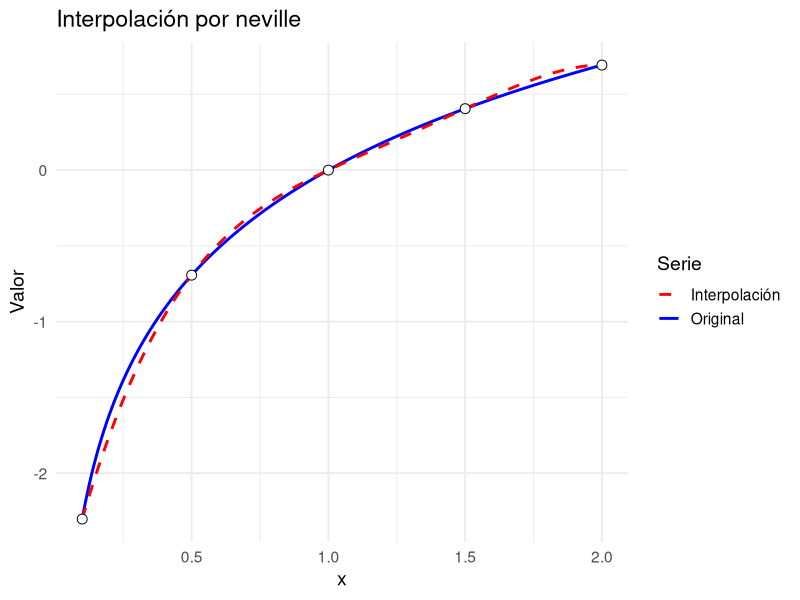
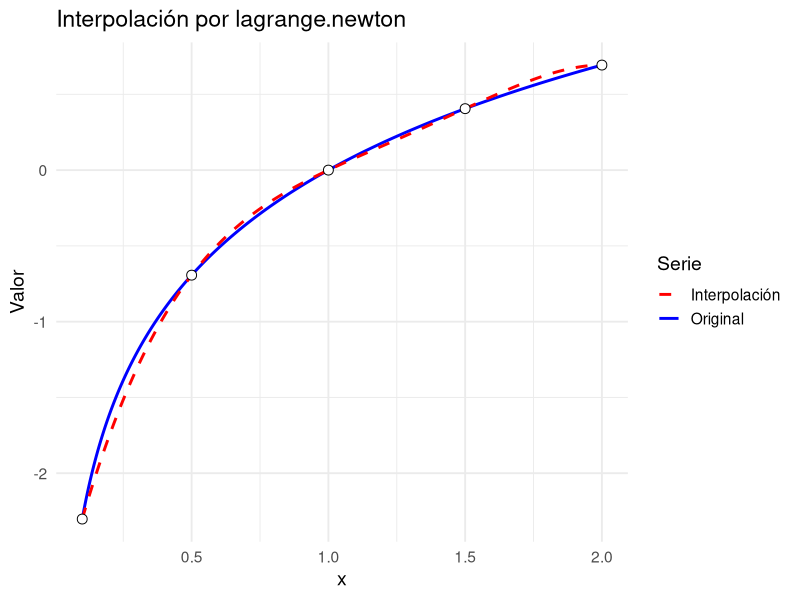
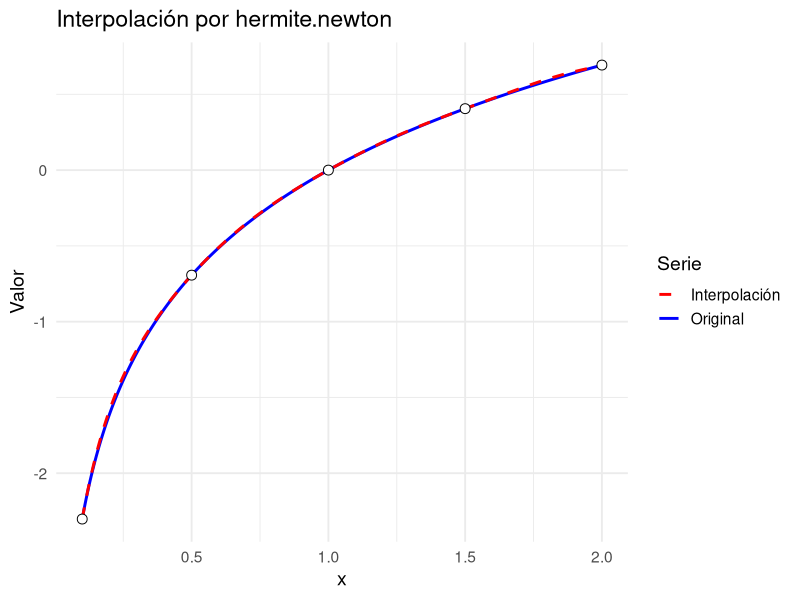
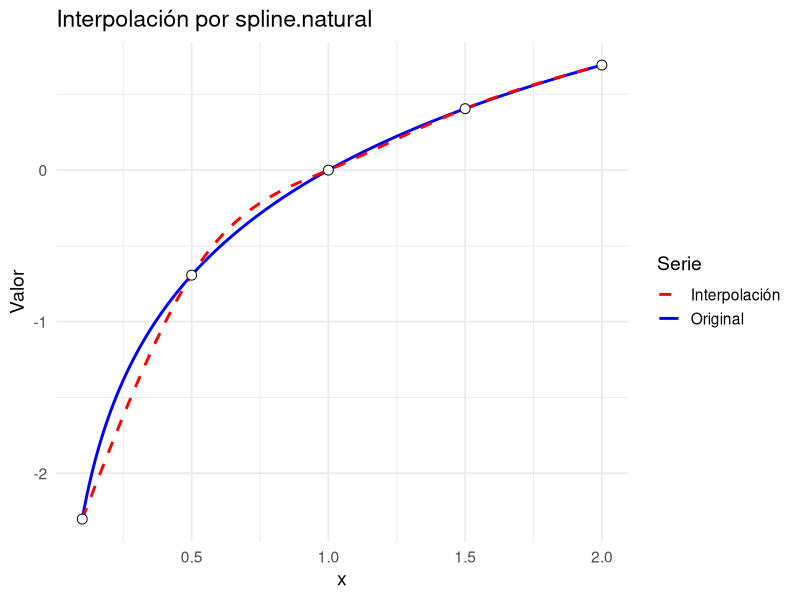
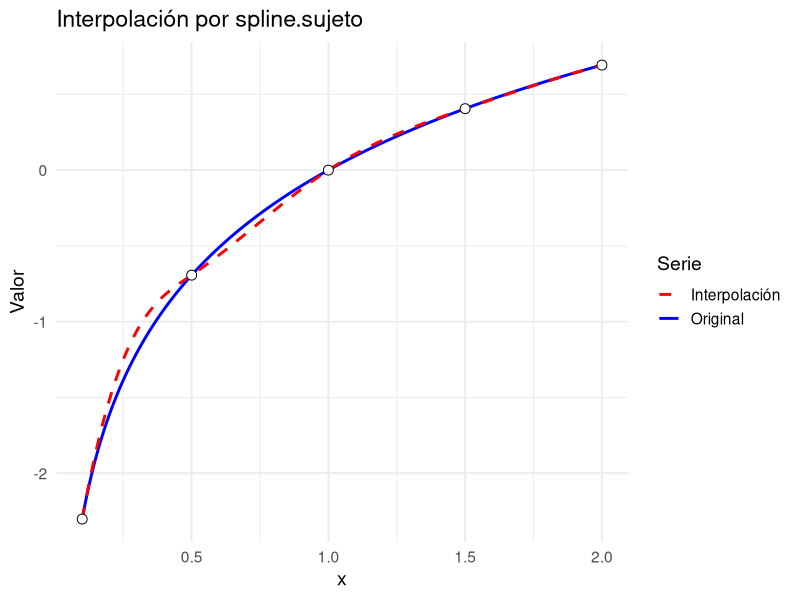

These charts were generated, in order, by the following R code:
## ---- chunk 1
#| code-fold: true
# Neville: interpolacion en un punto x a partir de un vector de nodos (xi) y otro de valores (f(xi))

# Retorna una lista con el valor interpolado y la matriz completa Q (la que posee todos los polinomios utilizados para la construccion del polinomio completo)

neville <- function(nodos, valores, x) {
  stopifnot(is.numeric(nodos),
            is.numeric(valores),
            length(nodos) == length(valores))
  n <- length(nodos)
  Q <- matrix(NA_real_, nrow = n, ncol = n)
  
  # Columna inicial con valores de Y
  Q[, 1] <-  valores
  
  # Construccion de la tabla de Neville
  for (i in 2:n) {
    for (j in 2:i) {
      numerador <- ((x - nodos[i - j + 1]) * Q[i, j - 1] - (x - nodos[i]) * Q[i -
                                                                                1, j - 1])
      denominador <- nodos[i] - nodos[i - j + 1]
      Q[i, j] <-  numerador / denominador
    }
  }
  return(list(valor = Q[n, n], tabla = Q))
}
## ---- chunk 2
#| code-fold: true

# Lagrange.Newton: interpolacion en un punto x function# Lagrange.Newton: interpolacion en un punto x a partir de un vector de nodos y otro de valores

# Retorna una lista con el valor interpolado, la matriz para la construccion de los coeficientes, y un vector de los coeficientes del polinomio de lagrange

lagrange.newton <- function(nodos, valores, x) {
  stopifnot(is.numeric(nodos),
            is.numeric(valores),
            length(nodos) == length(valores))
  n <- length(nodos)
  Q <- matrix(NA_real_, nrow = n, ncol = n)
  
  Q[, 1] <- valores
  
  # Construccion de la tabla de diferencias de Newton
  for (i in 2:n) {
    for (j in 2:i) {
      numerador <- Q[i, j - 1] - Q[i - 1, j - 1]
      denominador <- nodos[i] - nodos[i - j + 1]
      Q[i, j] <-  numerador / denominador
    }
  }
  coeficientes <- diag(Q)
  
  valor = Q[1, 1]
  producto = 1
  
  for (i in 2:n) {
    producto <- producto * (x - nodos[i - 1])
    valor <- valor + coeficientes[i] * producto
  }
  return(list(
    valor = valor,
    tabla = Q,
    coeficientes = coeficientes
  ))
}
## ---- chunk 3
#| code-fold: true

# Hermite.newton: interpolacion en un punto x a partir de un vector de nodos, otro de valores y otro de derivadas

# Retorna una lista con el valor interpolado, la matriz para la construccion de los  y un vector de los coeficientes

hermite.newton <- function(nodos, valores, derivadas, x) {
  stopifnot(
    is.numeric(nodos),
    is.numeric(valores),
    is.numeric(derivadas),
    length(nodos) == length(valores),
    length(nodos) == length(derivadas)
  )
  n <- length(nodos)
  
  Z <- numeric(2 * n)
  Q <- matrix(0, nrow = 2 * n, ncol = 2 * n)
  
  
  # Set-up inicial de la matriz
  for (i in 1:n) {
    z0 <- 2 * i - 1
    z1 <- 2 * i
    Z[z0] <- nodos[i]
    Z[z1] <- nodos[i]
    Q[z0, 1] <- valores[i]
    Q[z1, 1] <- valores[i]
    Q[z1, 2] <- derivadas[i]
    if (i != 1) {
      Q[z0, 2] <- (Q[z0, 1] - Q[z0 - 1, 1]) / (Z[z0] - Z[z0 - 1])
    }
  }
  # Rellenar el resto de la matriz a partir de estos valores
  for (i in 3:(2 * n)) {
    for (j in 3:i) {
      Q[i, j] <- (Q[i, j - 1] - Q[i - 1, j - 1]) / (Z[i] - Z[i - j + 1])
    }
  }
  
  coeficientes <- diag(Q)
  
  valor <- Q[1, 1]
  producto <- 1
  
  for (i in 2:(2 * n)) {
    producto <- producto * (x - Z[i - 1])
    valor <- valor + coeficientes[i] * producto
  }
  return(list(
    valor = valor,
    tabla = Q,
    coeficientes = coeficientes
  ))
}
## ---- chunk 4
#| code-fold: true

# spline.natural: funcion que calcula la interpolacion por splines a partir de unos nodos y sus valores

# Retorna los valores de los coeficientes a, b, c, d de cada una de las n-1 ecuaciones generadas
spline.natural <- function(nodos, valores, x) {
  # Note que los valores de a corresponden a los valores de los nodos en la funcion, por lo que cuando aparezca el vector "valores" se debe entender que equivale al vector "a"
  n <- length(nodos)
  
  h <- numeric(n - 1)
  alfa <- numeric(n - 1)
  alfa[1] <- 0
  
  # Paso 1 y 2: definir los h's y alfas
  for (i in 1:(n - 1)) {
    h[i] <- nodos[i + 1] - nodos[i]
    if (i != 1) {
      alfa[i] <- (3 / h[i]) * (valores[i + 1] - valores[i]) - (3 / h[i - 1]) *
        (valores[i] - valores[i - 1])
    }
  }
  
  #Paso 3: definir valores iniciales de l, m, y z
  l <- numeric(n) # creo que el tamano de esto puede ser n-1
  l[1] <- 1
  m <- numeric(n - 1)
  m[1] <- 0
  z <- numeric(n) # creo que el tamano de esto puede ser n-1
  z[1] <- 0
  
  # Paso 4: rellenar vectores l, m, z
  for (i in 2:(n - 1)) {
    l[i] <- 2 * (nodos[i + 1] - nodos[i - 1]) - h[i - 1] * m[i - 1]
    m[i] <- h[i] / l[i]
    z[i] <- (alfa[i] - h[i - 1] * z[i - 1]) / l[i]
  }
  
  # Paso 5: definir valores finales
  l[n] <- 1 #creo que esto no hace falta
  z[n] <- 0 #esto tampoco
  c <- numeric(n)
  c[n] <- 0
  b <- numeric(n)
  d <- numeric(n)
  
  # Paso 6: sustitucion hacia atras
  for (j in (n - 1):1) {
    c[j] <- z[j] - m[j] * c[j + 1]
    b[j] <- (valores[j + 1] - valores[j]) / h[j] - (h[j] / 3) * (c[j + 1] +
                                                                   2 * c[j])
    d[j] <- (c[j + 1] - c[j]) / (3 * h[j])
  }
  
  # Paso extra: evaluar la interpolacion en el punto x especificado
  
  ## Encontramos los dos nodos que estan prensando al intervalo
  indice <- NULL
  for (i in 1:(n - 1)) {
    if (x >= nodos[i] && x < nodos[i + 1]) {
      indice <- i
    }
  }
  if(x == nodos[n]){
    indice <- n
  }
  if (is.null(indice)) {
    return("El valor de interpolacion debe estar entre dos nodos")
  }
  ## evaluamos en la funcion asociada
  
  valor <- valores[indice] + b[indice] * (x - nodos[indice]) + c[indice] * (x - nodos[indice])^2 + d[indice] * (x - nodos[indice])^3
  
  return(list(
    a = valores,
    b = b,
    c = c,
    d = d,
    valor = valor
  ))
}
## ---- chunk 5
#| code-fold: true

# spline.sujeto: funcion que calcula la interpolacion por splines a partir de unos nodos y sus valores

# Retorna los valores de los coeficientes a, b, c, d de cada una de las n-1 ecuaciones generadas
spline.sujeto <- function(nodos, valores, derivadas, x) {
  # Note que los valores de a corresponden a los valores de los nodos en la funcion, por lo que cuando aparezca el vector "valores" se debe entender que equivale al vector "a"
  stopifnot(length(derivadas) == 2)
  n <- length(nodos)
  
  h <- numeric(n - 1)
  alfa <- numeric(n)
  
  # Paso 1 y 2: definir los h's y alfas
  for (i in 1:(n - 1)) {
    h[i] <- nodos[i + 1] - nodos[i]
    if (i != 1) {
      alfa[i] <- (3 / h[i]) * (valores[i + 1] - valores[i]) - (3 / h[i - 1]) *
        (valores[i] - valores[i - 1])
    }
  }
  
  alfa[1] <- 3 * ((valores[2] - valores[1]) / h[1] - derivadas[1])
  alfa[n] <- 3 * (derivadas[2] - (valores[n] - valores[n - 1]) / h[n - 1])
  
  #Paso 3: definir valores iniciales de l, m, y z
  l <- numeric(n) # creo que el tamano de esto puede ser n-1
  l[1] <- 2 * h[1]
  m <- numeric(n - 1)
  m[1] <- 1 / 2
  z <- numeric(n) # creo que el tamano de esto puede ser n-1
  z[1] <- alfa[1] / l[1]
  
  # Paso 4: rellenar vectores l, m, z
  for (i in 2:(n - 1)) {
    l[i] <- 2 * (nodos[i + 1] - nodos[i - 1]) - h[i - 1] * m[i - 1]
    m[i] <- h[i] / l[i]
    z[i] <- (alfa[i] - h[i - 1] * z[i - 1]) / l[i]
  }
  
  # Paso 5: definir valores finales
  l[n] <- h[n - 1] * (2 - m[n - 1])
  z[n] <- (alfa[n] - h[n - 1] * z[n - 1]) / l[n]
  c <- numeric(n)
  c[n] <- z[n]
  b <- numeric(n)
  d <- numeric(n)
  
  # Paso 6: sustitucion hacia atras
  for (j in (n - 1):1) {
    c[j] <- z[j] - m[j] * c[j + 1]
    b[j] <- (valores[j + 1] - valores[j]) / h[j] - (h[j] / 3) * (c[j + 1] + 2 * c[j])
    d[j] <- (c[j + 1] - c[j]) / (3 * h[j])
  }
  
  # Paso extra: evaluar la interpolacion en el punto x especificado
  
  ## Encontramos los dos nodos que estan prensando al intervalo
  indice <- NULL
  for (i in 1:(n - 1)) {
    if (x >= nodos[i] && x < nodos[i + 1]) {
      indice <- i
    }
  }
  if (x == nodos[n]) {
    indice <- n
  }
  if (is.null(indice)) {
    return("El valor de interpolacion debe estar entre dos nodos")
  }
  ## evaluamos en la funcion asociada
  
  valor <- valores[indice] + b[indice] * (x - nodos[indice]) + c[indice] * (x - nodos[indice])^2 + d[indice] * (x - nodos[indice])^3
  
  return(list(
    a = valores,
    b = b,
    c = c,
    d = d,
    valor = valor
  ))
}
## ---- chunk 6
#| message: false
#| warning: false
#| code-fold: true

library(tidyverse)
graficar.polinomio <- function(nodos,
                               a,
                               b,
                               metodo,
                               f = NULL,
                               valores = NULL,
                               df = NULL,
                               derivadas.clamped = NULL) {
  stopifnot(is.numeric(nodos), length(nodos) >= 2)
  # Validación: exactamente uno de f o valores
  if (is.null(f) == is.null(valores)) {
    stop("Debe proveer exactamente uno: 'f' (función) o 'valores' (numérico).")
  }
  # Obtener valores en nodos según el caso
  if (!is.null(f)) {
    stopifnot(is.function(f))
    valores_nodos <- f(nodos)
  } else {
    stopifnot(is.numeric(valores), length(valores) == length(nodos))
    valores_nodos <- valores
  }
  
  # Derivadas (opcional). Acepta función o vector numérico.
  derivadas_nodos <- NULL
  if (!is.null(df)) {
    if (is.function(df)) {
      derivadas_nodos <- df(nodos)
    } else if (is.numeric(df)) {
      stopifnot(length(df) == length(nodos))
      derivadas_nodos <- df
    } else {
      stop("`df` debe ser función o vector numérico de derivadas en los nodos.")
    }
  }
  
  # Wrapper vectorizado para el método (con o sin derivadas)
  if (!is.null(derivadas_nodos)) {
    H <- function(x)
      vapply(x, function(xx)
        metodo(nodos, valores_nodos, derivadas_nodos, xx)$valor, numeric(1))
  } else {
    if(is.null(derivadas.clamped)){
      H <- function(x)
        vapply(x, function(xx)
          metodo(nodos, valores_nodos, xx)$valor, numeric(1))
    } else{
      H <- function(x)
        vapply(x, function(xx)
          spline.sujeto(nodos, valores_nodos, derivadas.clamped, xx)$valor, numeric(1))
    }
  }
  
  # Malla y data frames
  xi <- seq(a, b, length.out = 400)
  df_plot <- data.frame(x  = xi,
                        Hx = H(xi),
                        fx = if (!is.null(f))
                          f(xi)
                        else
                          NA_real_)
  df_nodos <- data.frame(x = nodos, y = valores_nodos)
  
  # Gráfico: con f (dos curvas) o solo interpolación
  p <- ggplot(df_plot, aes(x = x))
  if (!is.null(f)) {
    p <- p +
      geom_line(aes(y = fx, color = "Original"), linewidth = 1) +
      geom_line(aes(y = Hx, color = "Interpolación"),
                linewidth = 1,
                linetype = "dashed") +
      scale_color_manual(values = c(
        "Original" = "blue",
        "Interpolación" = "red"
      ))
  } else {
    p <- p +
      geom_line(aes(y = Hx, color = "Interpolación"), linewidth = 1) +
      scale_color_manual(values = c("Interpolación" = "red"))
  }
  p +
    geom_point(
      data = df_nodos,
      aes(x = x, y = y),
      shape = 21,
      size = 3,
      fill = "white"
    ) +
    labs(title = paste0("Interpolación por ", deparse(substitute(metodo))), y = "Valor", color = "Serie") +
    theme_minimal(base_size = 14)
}
## ---- chunk 7
#| code-fold: true

f <- function(x) log(x)
df <- function(x) 1/x
nodos <- c(0.1, 0.5, 1, 1.5, 2)
graficar.polinomio(nodos, nodos[1], nodos[length(nodos)], neville, f)
graficar.polinomio(nodos, nodos[1], nodos[length(nodos)], lagrange.newton, f)
graficar.polinomio(nodos, nodos[1], nodos[length(nodos)], hermite.newton, f = f, df = df)
graficar.polinomio(nodos, nodos[1], nodos[length(nodos)], spline.natural, f)
graficar.polinomio(nodos, nodos[1], nodos[length(nodos)], spline.sujeto, f = f, derivadas.clamped = c(df(nodos[1]), df(nodos[length(nodos)])))

